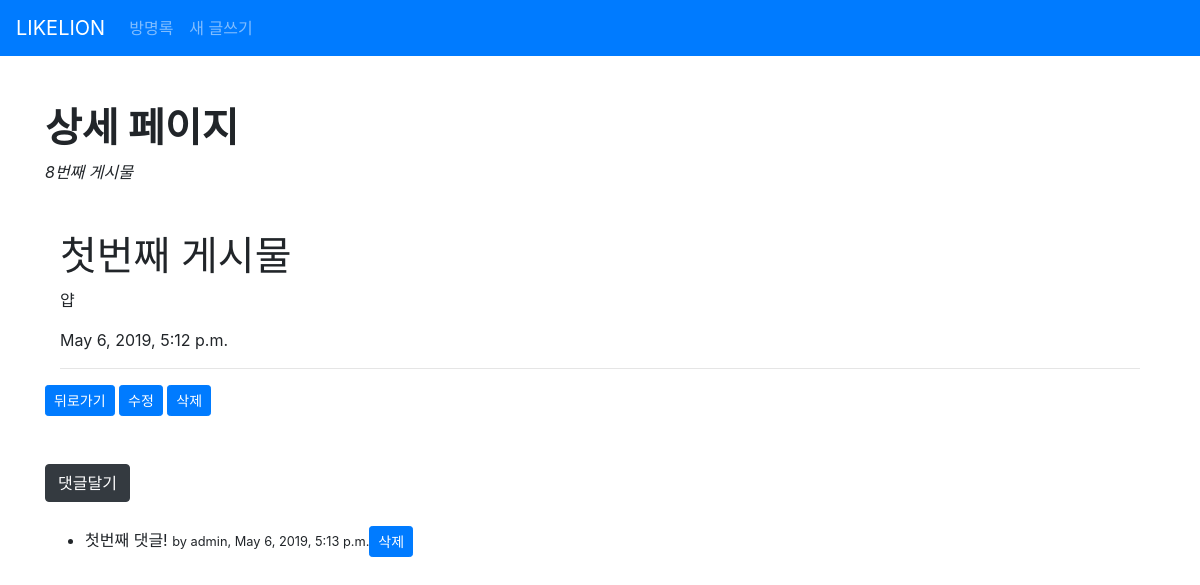
Screenshot of /post/8 with the database file from the repository.
### blog/models.py (models this page shows, shortened)
class Post(models.Model):
    title = models.CharField(max_length = 100)
    content = models.TextField()
    created_at = models.DateTimeField(auto_now_add=True)
    updated_at = models.DateTimeField(auto_now = True)

class Comment(models.Model):
    post = models.ForeignKey('blog.Post', related_name="comments", on_delete=models.CASCADE)
    author = models.ForeignKey('auth.User', on_delete=models.CASCADE)
    text = models.TextField()
    created_at = models.DateTimeField(default = timezone.now)

### blog/views.py (the view)
# urls.py: path('post/<int:post_id>', blog.views.detail, name = "detail"),
def detail(request, post_id):
    post = get_object_or_404(Post, pk=post_id)
    return render(request, 'blog/detail.html', {'post': post})

### blog/templates/blog/detail.html
{% extends 'blog/base.html' %}
{% block content %}
<div class="container mt-5">
        <h1><strong>상세 페이지</strong></h1>
        <em>{{ post.id }}번째 게시물</em>
        <div class="container mt-5">
                <h1>{{ post.title }}</h1>
                <p>{{ post.content }}</p>
                <p>{{ post.updated_at }}</p><hr>
        </div>
        <a class = "btn btn-primary btn-sm" href = "{% url 'home' %}">뒤로가기</a>
        <a class = "btn btn-primary btn-sm" href = "#">수정</a>
        <a class = "btn btn-primary btn-sm" href = "#" onclick="return confirm('정말 삭제하시겠습니까?')">삭제</a>
</div>
<div class = "container mt-5">
        <a class="btn btn-dark" href = "{% url 'comment_new' post.pk %}">댓글달기</a><br><br>
        <ul>
                {%for comment in post.comments.all %}
                <li>
                        {{comment.text}}
                        <small>by {{comment.author}}, {{comment.created_at}}</small><a class = "btn btn-primary btn-sm" href ="#">삭제</a>
                </li>
                {% empty %}
                <p>아직 작성된 댓글이 없습니다.</p>
                {% endfor %}
        </ul>
</div>
{% endblock %}

### rows the page displays
Post: id "8", title "첫번째 게시물", content "얍", updated_at "May 6, 2019, 5:12 p.m."
Comment: text "첫번째 댓글!", author "admin", created_at "May 6, 2019, 5:13 p.m."
